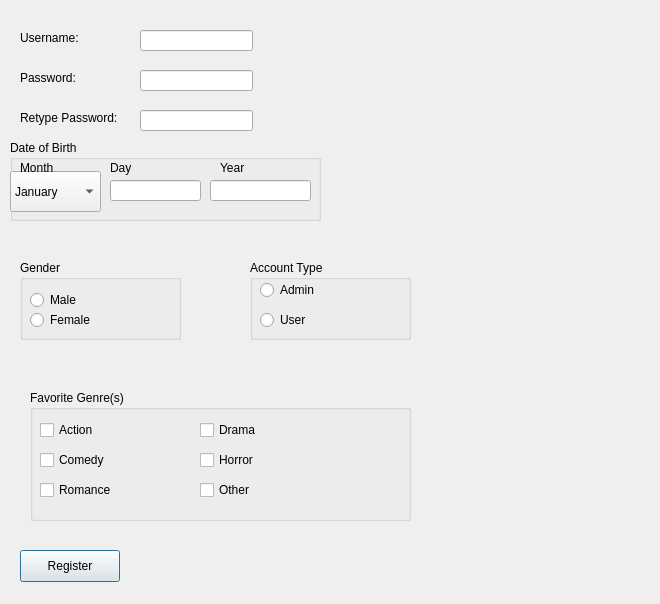
<?xml version="1.0" encoding="UTF-8"?>
<ui version="4.0">
 <class>RegisterWindow</class>
 <widget class="QDialog" name="RegisterWindow">
  <property name="geometry">
   <rect>
    <x>0</x>
    <y>0</y>
    <width>660</width>
    <height>604</height>
   </rect>
  </property>
  <property name="windowTitle">
   <string>Dialog</string>
  </property>
  <widget class="QLabel" name="Username">
   <property name="geometry">
    <rect>
     <x>20</x>
     <y>30</y>
     <width>71</width>
     <height>16</height>
    </rect>
   </property>
   <property name="text">
    <string>Username:</string>
   </property>
  </widget>
  <widget class="QLabel" name="label_2">
   <property name="geometry">
    <rect>
     <x>20</x>
     <y>70</y>
     <width>71</width>
     <height>16</height>
    </rect>
   </property>
   <property name="text">
    <string>Password: </string>
   </property>
  </widget>
  <widget class="QLabel" name="label_3">
   <property name="geometry">
    <rect>
     <x>20</x>
     <y>110</y>
     <width>111</width>
     <height>16</height>
    </rect>
   </property>
   <property name="text">
    <string>Retype Password: </string>
   </property>
  </widget>
  <widget class="QPushButton" name="pushButton_Register2">
   <property name="geometry">
    <rect>
     <x>20</x>
     <y>550</y>
     <width>100</width>
     <height>32</height>
    </rect>
   </property>
   <property name="text">
    <string>Register</string>
   </property>
  </widget>
  <widget class="QLineEdit" name="lineEdit">
   <property name="geometry">
    <rect>
     <x>140</x>
     <y>30</y>
     <width>113</width>
     <height>21</height>
    </rect>
   </property>
  </widget>
  <widget class="QLineEdit" name="lineEdit_2">
   <property name="geometry">
    <rect>
     <x>140</x>
     <y>70</y>
     <width>113</width>
     <height>21</height>
    </rect>
   </property>
  </widget>
  <widget class="QLineEdit" name="lineEdit_3">
   <property name="geometry">
    <rect>
     <x>140</x>
     <y>110</y>
     <width>113</width>
     <height>21</height>
    </rect>
   </property>
  </widget>
  <widget class="QGroupBox" name="Date_of_Birth">
   <property name="geometry">
    <rect>
     <x>10</x>
     <y>140</y>
     <width>311</width>
     <height>81</height>
    </rect>
   </property>
   <property name="title">
    <string>Date of Birth</string>
   </property>
   <widget class="QComboBox" name="comboBox">
    <property name="geometry">
     <rect>
      <x>0</x>
      <y>31</y>
      <width>91</width>
      <height>41</height>
     </rect>
    </property>
    <item>
     <property name="text">
      <string>January</string>
     </property>
    </item>
    <item>
     <property name="text">
      <string>February</string>
     </property>
    </item>
    <item>
     <property name="text">
      <string>March</string>
     </property>
    </item>
    <item>
     <property name="text">
      <string>April</string>
     </property>
    </item>
    <item>
     <property name="text">
      <string>May</string>
     </property>
    </item>
    <item>
     <property name="text">
      <string>June</string>
     </property>
    </item>
    <item>
     <property name="text">
      <string>July</string>
     </property>
    </item>
    <item>
     <property name="text">
      <string>August</string>
     </property>
    </item>
    <item>
     <property name="text">
      <string>September</string>
     </property>
    </item>
    <item>
     <property name="text">
      <string>October</string>
     </property>
    </item>
    <item>
     <property name="text">
      <string>November</string>
     </property>
    </item>
    <item>
     <property name="text">
      <string>December</string>
     </property>
    </item>
   </widget>
   <widget class="QLineEdit" name="lineEdit_5">
    <property name="geometry">
     <rect>
      <x>100</x>
      <y>40</y>
      <width>91</width>
      <height>21</height>
     </rect>
    </property>
   </widget>
   <widget class="QLineEdit" name="lineEdit_4">
    <property name="geometry">
     <rect>
      <x>200</x>
      <y>40</y>
      <width>101</width>
      <height>21</height>
     </rect>
    </property>
   </widget>
   <widget class="QLabel" name="label">
    <property name="geometry">
     <rect>
      <x>10</x>
      <y>20</y>
      <width>58</width>
      <height>16</height>
     </rect>
    </property>
    <property name="text">
     <string>Month</string>
    </property>
   </widget>
   <widget class="QLabel" name="label_4">
    <property name="geometry">
     <rect>
      <x>100</x>
      <y>20</y>
      <width>58</width>
      <height>16</height>
     </rect>
    </property>
    <property name="text">
     <string>Day</string>
    </property>
   </widget>
   <widget class="QLabel" name="label_5">
    <property name="geometry">
     <rect>
      <x>210</x>
      <y>20</y>
      <width>58</width>
      <height>16</height>
     </rect>
    </property>
    <property name="text">
     <string>Year</string>
    </property>
   </widget>
  </widget>
  <widget class="QGroupBox" name="groupBox">
   <property name="geometry">
    <rect>
     <x>20</x>
     <y>260</y>
     <width>161</width>
     <height>80</height>
    </rect>
   </property>
   <property name="title">
    <string>Gender</string>
   </property>
   <widget class="QRadioButton" name="radioButton">
    <property name="geometry">
     <rect>
      <x>10</x>
      <y>30</y>
      <width>99</width>
      <height>20</height>
     </rect>
    </property>
    <property name="text">
     <string>Male</string>
    </property>
   </widget>
   <widget class="QRadioButton" name="radioButton_2">
    <property name="geometry">
     <rect>
      <x>10</x>
      <y>50</y>
      <width>99</width>
      <height>20</height>
     </rect>
    </property>
    <property name="text">
     <string>Female</string>
    </property>
   </widget>
  </widget>
  <widget class="QGroupBox" name="groupBox_2">
   <property name="geometry">
    <rect>
     <x>250</x>
     <y>260</y>
     <width>161</width>
     <height>80</height>
    </rect>
   </property>
   <property name="title">
    <string>Account Type</string>
   </property>
   <widget class="QRadioButton" name="radioButton_3">
    <property name="geometry">
     <rect>
      <x>10</x>
      <y>20</y>
      <width>99</width>
      <height>20</height>
     </rect>
    </property>
    <property name="text">
     <string>Admin</string>
    </property>
   </widget>
   <widget class="QRadioButton" name="radioButton_4">
    <property name="geometry">
     <rect>
      <x>10</x>
      <y>50</y>
      <width>99</width>
      <height>20</height>
     </rect>
    </property>
    <property name="text">
     <string>User</string>
    </property>
   </widget>
  </widget>
  <widget class="QGroupBox" name="groupBox_3">
   <property name="geometry">
    <rect>
     <x>30</x>
     <y>390</y>
     <width>381</width>
     <height>131</height>
    </rect>
   </property>
   <property name="title">
    <string>Favorite Genre(s)</string>
   </property>
   <widget class="QCheckBox" name="checkBox">
    <property name="geometry">
     <rect>
      <x>10</x>
      <y>30</y>
      <width>85</width>
      <height>20</height>
     </rect>
    </property>
    <property name="text">
     <string>Action</string>
    </property>
   </widget>
   <widget class="QCheckBox" name="checkBox_2">
    <property name="geometry">
     <rect>
      <x>10</x>
      <y>60</y>
      <width>85</width>
      <height>20</height>
     </rect>
    </property>
    <property name="text">
     <string>Comedy</string>
    </property>
   </widget>
   <widget class="QCheckBox" name="checkBox_3">
    <property name="geometry">
     <rect>
      <x>10</x>
      <y>90</y>
      <width>85</width>
      <height>20</height>
     </rect>
    </property>
    <property name="text">
     <string>Romance</string>
    </property>
   </widget>
   <widget class="QCheckBox" name="checkBox_4">
    <property name="geometry">
     <rect>
      <x>170</x>
      <y>30</y>
      <width>85</width>
      <height>20</height>
     </rect>
    </property>
    <property name="text">
     <string>Drama</string>
    </property>
   </widget>
   <widget class="QCheckBox" name="checkBox_5">
    <property name="geometry">
     <rect>
      <x>170</x>
      <y>60</y>
      <width>85</width>
      <height>20</height>
     </rect>
    </property>
    <property name="text">
     <string>Horror</string>
    </property>
   </widget>
   <widget class="QCheckBox" name="checkBox_6">
    <property name="geometry">
     <rect>
      <x>170</x>
      <y>90</y>
      <width>85</width>
      <height>20</height>
     </rect>
    </property>
    <property name="text">
     <string>Other</string>
    </property>
   </widget>
  </widget>
 </widget>
 <resources/>
 <connections/>
</ui>
